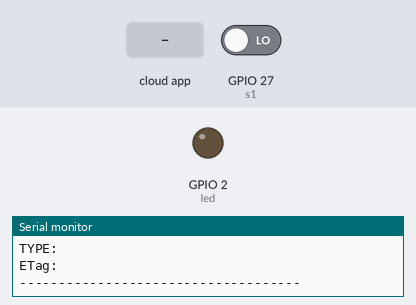
Bench run of a sketch on a simulated ESP32. Shown: output pins drawn as LEDs (lit = HIGH), the last lines printed to the serial monitor. The inputs (shaded band) are chosen by the test bench; at power-on: GPIO 27 (s1) LOW. WiFi joins after 1.5 s; servers stay silent unless stated; the Firebase database answers and starts empty.

Above: at 2.7 s.
2.8 s: the phone or cloud app sets ir1 to 1
At 4.0 s:
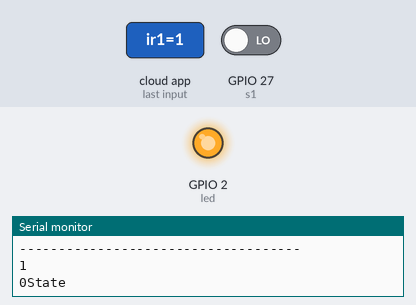
4.5 s: the phone or cloud app sets ir1 to 0
At 5.2 s:
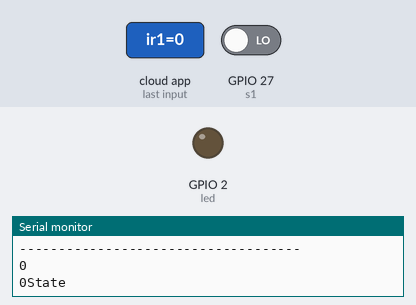
Timing chart, 0 to 7.5 s (numbered marks = the images above; inputs shaded):
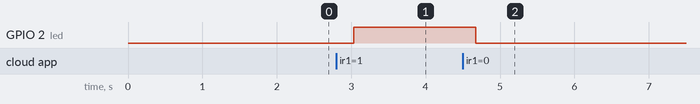

Measured:
- after the input at 2.8 s, GPIO 2 (led): LOW → HIGH after 0.24 s
- after the input at 4.5 s, GPIO 2 (led): HIGH → LOW after 0.17 s

The sketch:

firebase.ino
```cpp
#include <Firebase.h>
#include <FirebaseESP32.h>

#include <WiFi.h>


#define FIREBASE_HOST "esp-data-123-default-rtdb.firebaseio.com/"
#define FIREBASE_AUTH "jYfS5eaMJ4vWQl2bCNpTyrMN05to1BTyAZFEXuu3"
#define WIFI_SSID "LAPTOP"
#define WIFI_PASSWORD "78799008333"

#define s1 27
#define led 2
//Define FirebaseESP8266 data object
FirebaseData firebaseData;
FirebaseData ledData;

FirebaseJson json;


void setup()
{

  Serial.begin(9600);
  pinMode(led,OUTPUT);
  pinMode(s1,INPUT);
  WiFi.begin(WIFI_SSID, WIFI_PASSWORD);
  Serial.print("Connecting to Wi-Fi");
  while (WiFi.status() != WL_CONNECTED)
  {
    Serial.print(".");
    delay(300);
  }
  Serial.println();
  Serial.print("Connected with IP: ");
  Serial.println(WiFi.localIP());
  Serial.println();

  Firebase.begin(FIREBASE_HOST, FIREBASE_AUTH);
  Firebase.reconnectWiFi(true);

}

void sensorUpdate(){
  int ir1= digitalRead(s1);
  // Check if any reads failed and exit early (to try again).
//  if (isnan(h) || isnan(t) || isnan(f)|| isnan(ir1) {
//    Serial.println(F("Failed to read from DHT sensor!"));
//    return;
//  }


  Serial.print(ir1);
  Serial.println(F("State  "));

  if (Firebase.setFloat(firebaseData, "/ESP-data-123/ir3", ir1))
  {
    Serial.println("PASSED");
    Serial.println("PATH: " + firebaseData.dataPath());
    Serial.println("TYPE: " + firebaseData.dataType());
    Serial.println("ETag: " + firebaseData.ETag());
    Serial.println("------------------------------------");
    Serial.println();
  }
  else
  {
    Serial.println("FAILED");
    Serial.println("REASON: " + firebaseData.errorReason());
    Serial.println("------------------------------------");
    Serial.println();
  }
}
void loop() {
  sensorUpdate();

  if (Firebase.getString(ledData, "/ESP-data-123/ir1")){
    Serial.println(ledData.stringData());
    if (ledData.stringData() == "1") {
    digitalWrite(led, HIGH);
    }
  else if (ledData.stringData() == "0"){
    digitalWrite(led, LOW);
    }
  }
  delay(100);
}
```
